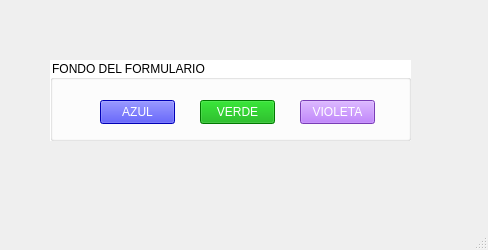
<?xml version="1.0" encoding="UTF-8"?>
<ui version="4.0">
 <class>MainWindow</class>
 <widget class="QMainWindow" name="MainWindow">
  <property name="geometry">
   <rect>
    <x>0</x>
    <y>0</y>
    <width>488</width>
    <height>250</height>
   </rect>
  </property>
  <property name="windowTitle">
   <string>MainWindow</string>
  </property>
  <widget class="QWidget" name="centralwidget">
   <widget class="QGroupBox" name="groupBox_fondo_formulario">
    <property name="geometry">
     <rect>
      <x>50</x>
      <y>60</y>
      <width>361</width>
      <height>81</height>
     </rect>
    </property>
    <property name="styleSheet">
     <string notr="true">background-color: rgb(255, 255, 255);
color: rgb(0, 0, 0);
font: 700 12pt &quot;Segoe UI&quot;;</string>
    </property>
    <property name="title">
     <string>FONDO DEL FORMULARIO</string>
    </property>
    <widget class="QPushButton" name="pushButton_fondo_azul">
     <property name="geometry">
      <rect>
       <x>50</x>
       <y>40</y>
       <width>75</width>
       <height>24</height>
      </rect>
     </property>
     <property name="styleSheet">
      <string notr="true">background-color: rgb(0, 0, 255);
font: 700 12pt &quot;Segoe UI&quot;;
color: rgb(255, 255, 255);</string>
     </property>
     <property name="text">
      <string>AZUL</string>
     </property>
    </widget>
    <widget class="QPushButton" name="pushButton_fondo_verde">
     <property name="geometry">
      <rect>
       <x>150</x>
       <y>40</y>
       <width>75</width>
       <height>24</height>
      </rect>
     </property>
     <property name="styleSheet">
      <string notr="true">background-color: rgb(0, 170, 0);
font: 700 12pt &quot;Segoe UI&quot;;
color: rgb(255, 255, 255);</string>
     </property>
     <property name="text">
      <string>VERDE</string>
     </property>
    </widget>
    <widget class="QPushButton" name="pushButton_fondo_violeta">
     <property name="geometry">
      <rect>
       <x>250</x>
       <y>40</y>
       <width>75</width>
       <height>24</height>
      </rect>
     </property>
     <property name="styleSheet">
      <string notr="true">background-color: rgb(170, 85, 255);
font: 700 12pt &quot;Segoe UI&quot;;
color: rgb(255, 255, 255);</string>
     </property>
     <property name="text">
      <string>VIOLETA</string>
     </property>
    </widget>
   </widget>
  </widget>
  <widget class="QStatusBar" name="statusbar"/>
  <widget class="QMenuBar" name="menuBar">
   <property name="geometry">
    <rect>
     <x>0</x>
     <y>0</y>
     <width>488</width>
     <height>22</height>
    </rect>
   </property>
  </widget>
  <action name="actionNuevo_Usuario">
   <property name="text">
    <string>Nuevo Usuario</string>
   </property>
  </action>
  <action name="actionCambiar_Usuario">
   <property name="text">
    <string>Cambiar Usuario</string>
   </property>
  </action>
  <action name="actionJerarqu_as">
   <property name="text">
    <string>Jerarquías</string>
   </property>
  </action>
  <action name="actionAlarmas">
   <property name="text">
    <string>Generar PDF</string>
   </property>
  </action>
  <action name="actionAjustes">
   <property name="text">
    <string>Ajustes</string>
   </property>
  </action>
  <action name="actionImportar_Exportar">
   <property name="text">
    <string>Importar/Exportar Datos</string>
   </property>
  </action>
  <action name="actionB_squeda">
   <property name="text">
    <string>Búsqueda</string>
   </property>
  </action>
  <action name="actionHistorial_Actividad">
   <property name="text">
    <string>Historial Actividad</string>
   </property>
  </action>
  <action name="actionEstado_de_Sistema">
   <property name="text">
    <string>Estado del Sistema</string>
   </property>
  </action>
  <action name="actionReporte_Diario_Mensual">
   <property name="text">
    <string>Reporte Diario/Mensual</string>
   </property>
  </action>
 </widget>
 <resources/>
 <connections/>
</ui>
